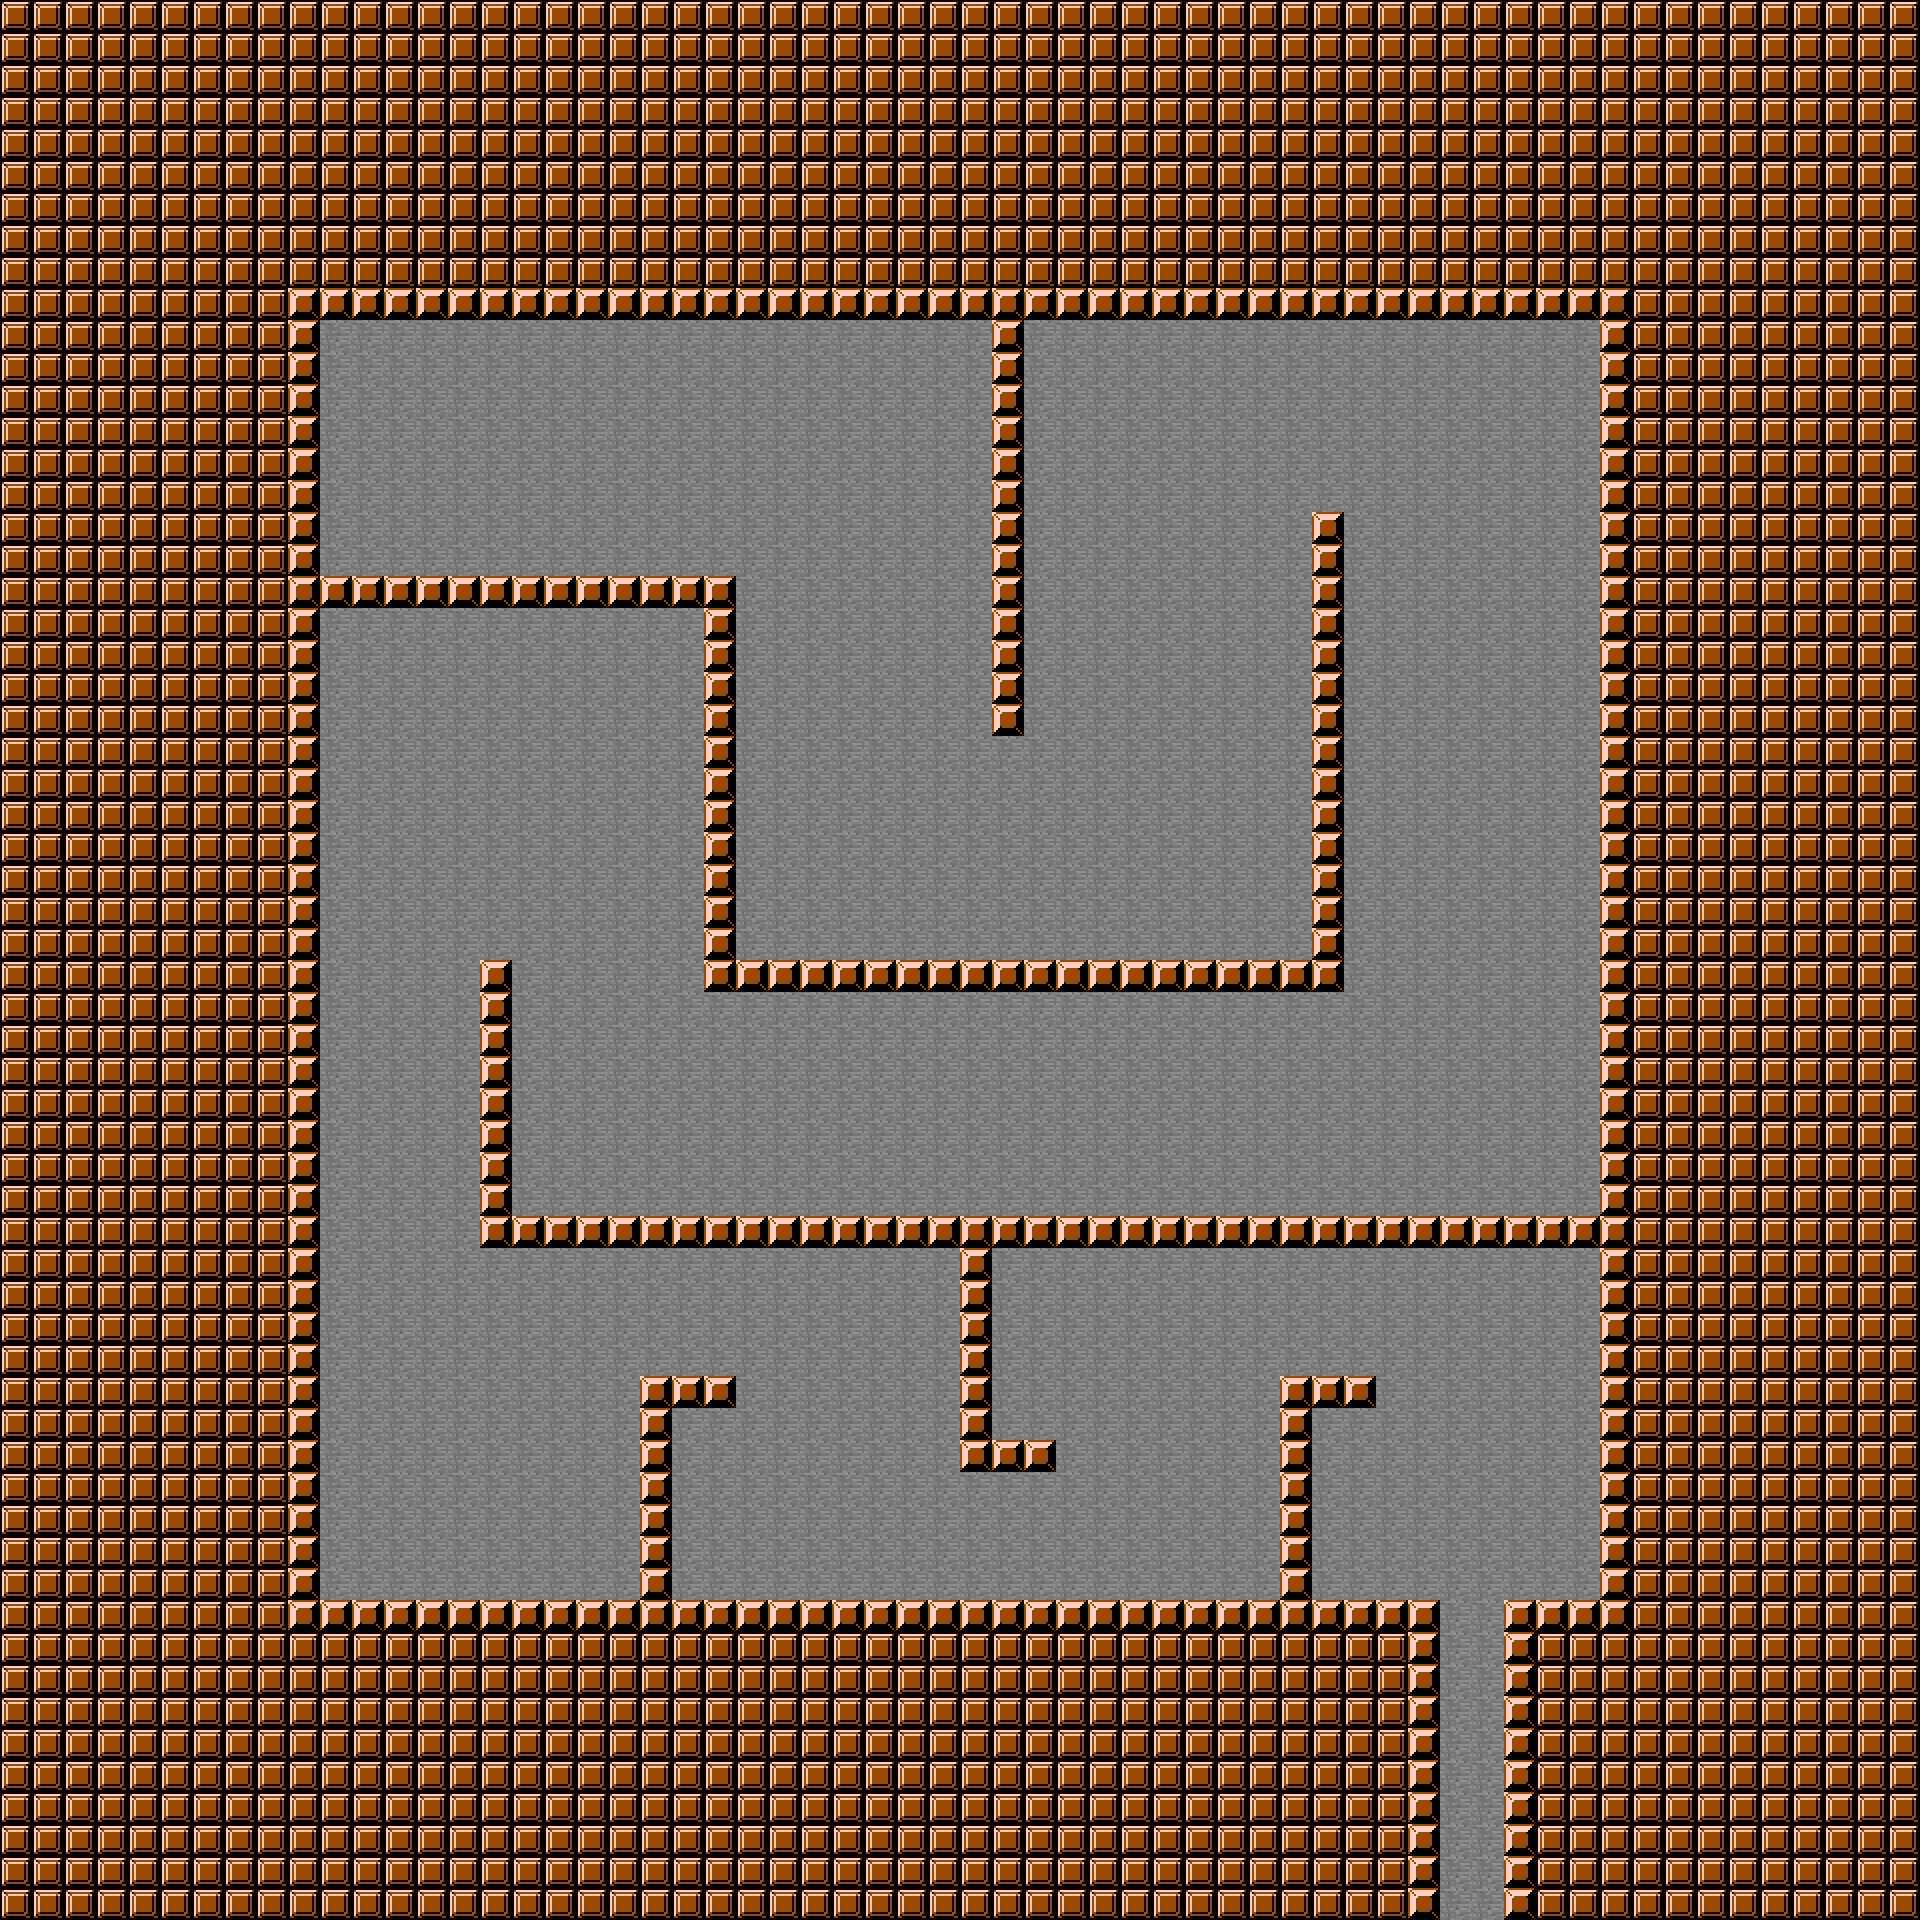

Below is a game level as drawn by its tile map, then a one-line description and the .tmx file that defines it, in full:
An orthogonal 60x60 tile map with 32x32 px tiles, 1 tile layer (Capa de Patrones 1).

<map version="1.2" tiledversion="1.2.5" orientation="orthogonal" renderorder="right-down" width="60" height="60" tilewidth="32" tileheight="32" infinite="0" nextlayerid="2" nextobjectid="1">
 <tileset firstgid="1" source="newlvl2.tsx" />
 <layer id="1" name="Capa de Patrones 1" width="60" height="60">
  <data encoding="csv">
2,2,2,2,2,2,2,2,2,2,2,2,2,2,2,2,2,2,2,2,2,2,2,2,2,2,2,2,2,2,2,2,2,2,2,2,2,2,2,2,2,2,2,2,2,2,2,2,2,2,2,2,2,2,2,2,2,2,2,2,
2,2,2,2,2,2,2,2,2,2,2,2,2,2,2,2,2,2,2,2,2,2,2,2,2,2,2,2,2,2,2,2,2,2,2,2,2,2,2,2,2,2,2,2,2,2,2,2,2,2,2,2,2,2,2,2,2,2,2,2,
2,2,2,2,2,2,2,2,2,2,2,2,2,2,2,2,2,2,2,2,2,2,2,2,2,2,2,2,2,2,2,2,2,2,2,2,2,2,2,2,2,2,2,2,2,2,2,2,2,2,2,2,2,2,2,2,2,2,2,2,
2,2,2,2,2,2,2,2,2,2,2,2,2,2,2,2,2,2,2,2,2,2,2,2,2,2,2,2,2,2,2,2,2,2,2,2,2,2,2,2,2,2,2,2,2,2,2,2,2,2,2,2,2,2,2,2,2,2,2,2,
2,2,2,2,2,2,2,2,2,2,2,2,2,2,2,2,2,2,2,2,2,2,2,2,2,2,2,2,2,2,2,2,2,2,2,2,2,2,2,2,2,2,2,2,2,2,2,2,2,2,2,2,2,2,2,2,2,2,2,2,
2,2,2,2,2,2,2,2,2,2,2,2,2,2,2,2,2,2,2,2,2,2,2,2,2,2,2,2,2,2,2,2,2,2,2,2,2,2,2,2,2,2,2,2,2,2,2,2,2,2,2,2,2,2,2,2,2,2,2,2,
2,2,2,2,2,2,2,2,2,2,2,2,2,2,2,2,2,2,2,2,2,2,2,2,2,2,2,2,2,2,2,2,2,2,2,2,2,2,2,2,2,2,2,2,2,2,2,2,2,2,2,2,2,2,2,2,2,2,2,2,
2,2,2,2,2,2,2,2,2,2,2,2,2,2,2,2,2,2,2,2,2,2,2,2,2,2,2,2,2,2,2,2,2,2,2,2,2,2,2,2,2,2,2,2,2,2,2,2,2,2,2,2,2,2,2,2,2,2,2,2,
2,2,2,2,2,2,2,2,2,2,2,2,2,2,2,2,2,2,2,2,2,2,2,2,2,2,2,2,2,2,2,2,2,2,2,2,2,2,2,2,2,2,2,2,2,2,2,2,2,2,2,2,2,2,2,2,2,2,2,2,
2,2,2,2,2,2,2,2,2,3,3,3,3,3,3,3,3,3,3,3,3,3,3,3,3,3,3,3,3,3,3,3,3,3,3,3,3,3,3,3,3,3,3,3,3,3,3,3,3,3,3,2,2,2,2,2,2,2,2,2,
2,2,2,2,2,2,2,2,2,3,4,4,4,4,4,4,4,4,4,4,4,4,4,4,4,4,4,4,4,4,4,3,4,4,4,4,4,4,4,4,4,4,4,4,4,4,4,4,4,4,3,2,2,2,2,2,2,2,2,2,
2,2,2,2,2,2,2,2,2,3,4,4,4,4,4,4,4,4,4,4,4,4,4,4,4,4,4,4,4,4,4,3,4,4,4,4,4,4,4,4,4,4,4,4,4,4,4,4,4,4,3,2,2,2,2,2,2,2,2,2,
2,2,2,2,2,2,2,2,2,3,4,4,4,4,4,4,4,4,4,4,4,4,4,4,4,4,4,4,4,4,4,3,4,4,4,4,4,4,4,4,4,4,4,4,4,4,4,4,4,4,3,2,2,2,2,2,2,2,2,2,
2,2,2,2,2,2,2,2,2,3,4,4,4,4,4,4,4,4,4,4,4,4,4,4,4,4,4,4,4,4,4,3,4,4,4,4,4,4,4,4,4,4,4,4,4,4,4,4,4,4,3,2,2,2,2,2,2,2,2,2,
2,2,2,2,2,2,2,2,2,3,4,4,4,4,4,4,4,4,4,4,4,4,4,4,4,4,4,4,4,4,4,3,4,4,4,4,4,4,4,4,4,4,4,4,4,4,4,4,4,4,3,2,2,2,2,2,2,2,2,2,
2,2,2,2,2,2,2,2,2,3,4,4,4,4,4,4,4,4,4,4,4,4,4,4,4,4,4,4,4,4,4,3,4,4,4,4,4,4,4,4,4,4,4,4,4,4,4,4,4,4,3,2,2,2,2,2,2,2,2,2,
2,2,2,2,2,2,2,2,2,3,4,4,4,4,4,4,4,4,4,4,4,4,4,4,4,4,4,4,4,4,4,3,4,4,4,4,4,4,4,4,4,3,4,4,4,4,4,4,4,4,3,2,2,2,2,2,2,2,2,2,
2,2,2,2,2,2,2,2,2,3,4,4,4,4,4,4,4,4,4,4,4,4,4,4,4,4,4,4,4,4,4,3,4,4,4,4,4,4,4,4,4,3,4,4,4,4,4,4,4,4,3,2,2,2,2,2,2,2,2,2,
2,2,2,2,2,2,2,2,2,3,3,3,3,3,3,3,3,3,3,3,3,3,3,4,4,4,4,4,4,4,4,3,4,4,4,4,4,4,4,4,4,3,4,4,4,4,4,4,4,4,3,2,2,2,2,2,2,2,2,2,
2,2,2,2,2,2,2,2,2,3,4,4,4,4,4,4,4,4,4,4,4,4,3,4,4,4,4,4,4,4,4,3,4,4,4,4,4,4,4,4,4,3,4,4,4,4,4,4,4,4,3,2,2,2,2,2,2,2,2,2,
2,2,2,2,2,2,2,2,2,3,4,4,4,4,4,4,4,4,4,4,4,4,3,4,4,4,4,4,4,4,4,3,4,4,4,4,4,4,4,4,4,3,4,4,4,4,4,4,4,4,3,2,2,2,2,2,2,2,2,2,
2,2,2,2,2,2,2,2,2,3,4,4,4,4,4,4,4,4,4,4,4,4,3,4,4,4,4,4,4,4,4,3,4,4,4,4,4,4,4,4,4,3,4,4,4,4,4,4,4,4,3,2,2,2,2,2,2,2,2,2,
2,2,2,2,2,2,2,2,2,3,4,4,4,4,4,4,4,4,4,4,4,4,3,4,4,4,4,4,4,4,4,3,4,4,4,4,4,4,4,4,4,3,4,4,4,4,4,4,4,4,3,2,2,2,2,2,2,2,2,2,
2,2,2,2,2,2,2,2,2,3,4,4,4,4,4,4,4,4,4,4,4,4,3,4,4,4,4,4,4,4,4,4,4,4,4,4,4,4,4,4,4,3,4,4,4,4,4,4,4,4,3,2,2,2,2,2,2,2,2,2,
2,2,2,2,2,2,2,2,2,3,4,4,4,4,4,4,4,4,4,4,4,4,3,4,4,4,4,4,4,4,4,4,4,4,4,4,4,4,4,4,4,3,4,4,4,4,4,4,4,4,3,2,2,2,2,2,2,2,2,2,
2,2,2,2,2,2,2,2,2,3,4,4,4,4,4,4,4,4,4,4,4,4,3,4,4,4,4,4,4,4,4,4,4,4,4,4,4,4,4,4,4,3,4,4,4,4,4,4,4,4,3,2,2,2,2,2,2,2,2,2,
2,2,2,2,2,2,2,2,2,3,4,4,4,4,4,4,4,4,4,4,4,4,3,4,4,4,4,4,4,4,4,4,4,4,4,4,4,4,4,4,4,3,4,4,4,4,4,4,4,4,3,2,2,2,2,2,2,2,2,2,
2,2,2,2,2,2,2,2,2,3,4,4,4,4,4,4,4,4,4,4,4,4,3,4,4,4,4,4,4,4,4,4,4,4,4,4,4,4,4,4,4,3,4,4,4,4,4,4,4,4,3,2,2,2,2,2,2,2,2,2,
2,2,2,2,2,2,2,2,2,3,4,4,4,4,4,4,4,4,4,4,4,4,3,4,4,4,4,4,4,4,4,4,4,4,4,4,4,4,4,4,4,3,4,4,4,4,4,4,4,4,3,2,2,2,2,2,2,2,2,2,
2,2,2,2,2,2,2,2,2,3,4,4,4,4,4,4,4,4,4,4,4,4,3,4,4,4,4,4,4,4,4,4,4,4,4,4,4,4,4,4,4,3,4,4,4,4,4,4,4,4,3,2,2,2,2,2,2,2,2,2,
2,2,2,2,2,2,2,2,2,3,4,4,4,4,4,3,4,4,4,4,4,4,3,3,3,3,3,3,3,3,3,3,3,3,3,3,3,3,3,3,3,3,4,4,4,4,4,4,4,4,3,2,2,2,2,2,2,2,2,2,
2,2,2,2,2,2,2,2,2,3,4,4,4,4,4,3,4,4,4,4,4,4,4,4,4,4,4,4,4,4,4,4,4,4,4,4,4,4,4,4,4,4,4,4,4,4,4,4,4,4,3,2,2,2,2,2,2,2,2,2,
2,2,2,2,2,2,2,2,2,3,4,4,4,4,4,3,4,4,4,4,4,4,4,4,4,4,4,4,4,4,4,4,4,4,4,4,4,4,4,4,4,4,4,4,4,4,4,4,4,4,3,2,2,2,2,2,2,2,2,2,
2,2,2,2,2,2,2,2,2,3,4,4,4,4,4,3,4,4,4,4,4,4,4,4,4,4,4,4,4,4,4,4,4,4,4,4,4,4,4,4,4,4,4,4,4,4,4,4,4,4,3,2,2,2,2,2,2,2,2,2,
2,2,2,2,2,2,2,2,2,3,4,4,4,4,4,3,4,4,4,4,4,4,4,4,4,4,4,4,4,4,4,4,4,4,4,4,4,4,4,4,4,4,4,4,4,4,4,4,4,4,3,2,2,2,2,2,2,2,2,2,
2,2,2,2,2,2,2,2,2,3,4,4,4,4,4,3,4,4,4,4,4,4,4,4,4,4,4,4,4,4,4,4,4,4,4,4,4,4,4,4,4,4,4,4,4,4,4,4,4,4,3,2,2,2,2,2,2,2,2,2,
2,2,2,2,2,2,2,2,2,3,4,4,4,4,4,3,4,4,4,4,4,4,4,4,4,4,4,4,4,4,4,4,4,4,4,4,4,4,4,4,4,4,4,4,4,4,4,4,4,4,3,2,2,2,2,2,2,2,2,2,
2,2,2,2,2,2,2,2,2,3,4,4,4,4,4,3,4,4,4,4,4,4,4,4,4,4,4,4,4,4,4,4,4,4,4,4,4,4,4,4,4,4,4,4,4,4,4,4,4,4,3,2,2,2,2,2,2,2,2,2,
2,2,2,2,2,2,2,2,2,3,4,4,4,4,4,3,3,3,3,3,3,3,3,3,3,3,3,3,3,3,3,3,3,3,3,3,3,3,3,3,3,3,3,3,3,3,3,3,3,3,3,2,2,2,2,2,2,2,2,2,
2,2,2,2,2,2,2,2,2,3,4,4,4,4,4,4,4,4,4,4,4,4,4,4,4,4,4,4,4,4,3,4,4,4,4,4,4,4,4,4,4,4,4,4,4,4,4,4,4,4,3,2,2,2,2,2,2,2,2,2,
2,2,2,2,2,2,2,2,2,3,4,4,4,4,4,4,4,4,4,4,4,4,4,4,4,4,4,4,4,4,3,4,4,4,4,4,4,4,4,4,4,4,4,4,4,4,4,4,4,4,3,2,2,2,2,2,2,2,2,2,
2,2,2,2,2,2,2,2,2,3,4,4,4,4,4,4,4,4,4,4,4,4,4,4,4,4,4,4,4,4,3,4,4,4,4,4,4,4,4,4,4,4,4,4,4,4,4,4,4,4,3,2,2,2,2,2,2,2,2,2,
2,2,2,2,2,2,2,2,2,3,4,4,4,4,4,4,4,4,4,4,4,4,4,4,4,4,4,4,4,4,3,4,4,4,4,4,4,4,4,4,4,4,4,4,4,4,4,4,4,4,3,2,2,2,2,2,2,2,2,2,
2,2,2,2,2,2,2,2,2,3,4,4,4,4,4,4,4,4,4,4,3,3,3,4,4,4,4,4,4,4,3,4,4,4,4,4,4,4,4,4,3,3,3,4,4,4,4,4,4,4,3,2,2,2,2,2,2,2,2,2,
2,2,2,2,2,2,2,2,2,3,4,4,4,4,4,4,4,4,4,4,3,4,4,4,4,4,4,4,4,4,3,4,4,4,4,4,4,4,4,4,3,4,4,4,4,4,4,4,4,4,3,2,2,2,2,2,2,2,2,2,
2,2,2,2,2,2,2,2,2,3,4,4,4,4,4,4,4,4,4,4,3,4,4,4,4,4,4,4,4,4,3,3,3,4,4,4,4,4,4,4,3,4,4,4,4,4,4,4,4,4,3,2,2,2,2,2,2,2,2,2,
2,2,2,2,2,2,2,2,2,3,4,4,4,4,4,4,4,4,4,4,3,4,4,4,4,4,4,4,4,4,4,4,4,4,4,4,4,4,4,4,3,4,4,4,4,4,4,4,4,4,3,2,2,2,2,2,2,2,2,2,
2,2,2,2,2,2,2,2,2,3,4,4,4,4,4,4,4,4,4,4,3,4,4,4,4,4,4,4,4,4,4,4,4,4,4,4,4,4,4,4,3,4,4,4,4,4,4,4,4,4,3,2,2,2,2,2,2,2,2,2,
2,2,2,2,2,2,2,2,2,3,4,4,4,4,4,4,4,4,4,4,3,4,4,4,4,4,4,4,4,4,4,4,4,4,4,4,4,4,4,4,3,4,4,4,4,4,4,4,4,4,3,2,2,2,2,2,2,2,2,2,
2,2,2,2,2,2,2,2,2,3,4,4,4,4,4,4,4,4,4,4,3,4,4,4,4,4,4,4,4,4,4,4,4,4,4,4,4,4,4,4,3,4,4,4,4,4,4,4,4,4,3,2,2,2,2,2,2,2,2,2,
2,2,2,2,2,2,2,2,2,3,3,3,3,3,3,3,3,3,3,3,3,3,3,3,3,3,3,3,3,3,3,3,3,3,3,3,3,3,3,3,3,3,3,3,3,4,4,3,3,3,3,2,2,2,2,2,2,2,2,2,
2,2,2,2,2,2,2,2,2,2,2,2,2,2,2,2,2,2,2,2,2,2,2,2,2,2,2,2,2,2,2,2,2,2,2,2,2,2,2,2,2,2,2,2,3,4,4,3,2,2,2,2,2,2,2,2,2,2,2,2,
2,2,2,2,2,2,2,2,2,2,2,2,2,2,2,2,2,2,2,2,2,2,2,2,2,2,2,2,2,2,2,2,2,2,2,2,2,2,2,2,2,2,2,2,3,4,4,3,2,2,2,2,2,2,2,2,2,2,2,2,
2,2,2,2,2,2,2,2,2,2,2,2,2,2,2,2,2,2,2,2,2,2,2,2,2,2,2,2,2,2,2,2,2,2,2,2,2,2,2,2,2,2,2,2,3,4,4,3,2,2,2,2,2,2,2,2,2,2,2,2,
2,2,2,2,2,2,2,2,2,2,2,2,2,2,2,2,2,2,2,2,2,2,2,2,2,2,2,2,2,2,2,2,2,2,2,2,2,2,2,2,2,2,2,2,3,4,4,3,2,2,2,2,2,2,2,2,2,2,2,2,
2,2,2,2,2,2,2,2,2,2,2,2,2,2,2,2,2,2,2,2,2,2,2,2,2,2,2,2,2,2,2,2,2,2,2,2,2,2,2,2,2,2,2,2,3,4,4,3,2,2,2,2,2,2,2,2,2,2,2,2,
2,2,2,2,2,2,2,2,2,2,2,2,2,2,2,2,2,2,2,2,2,2,2,2,2,2,2,2,2,2,2,2,2,2,2,2,2,2,2,2,2,2,2,2,3,4,4,3,2,2,2,2,2,2,2,2,2,2,2,2,
2,2,2,2,2,2,2,2,2,2,2,2,2,2,2,2,2,2,2,2,2,2,2,2,2,2,2,2,2,2,2,2,2,2,2,2,2,2,2,2,2,2,2,2,3,4,4,3,2,2,2,2,2,2,2,2,2,2,2,2,
2,2,2,2,2,2,2,2,2,2,2,2,2,2,2,2,2,2,2,2,2,2,2,2,2,2,2,2,2,2,2,2,2,2,2,2,2,2,2,2,2,2,2,2,3,4,4,3,2,2,2,2,2,2,2,2,2,2,2,2,
2,2,2,2,2,2,2,2,2,2,2,2,2,2,2,2,2,2,2,2,2,2,2,2,2,2,2,2,2,2,2,2,2,2,2,2,2,2,2,2,2,2,2,2,3,4,4,3,2,2,2,2,2,2,2,2,2,2,2,2
</data>
 </layer>
</map>